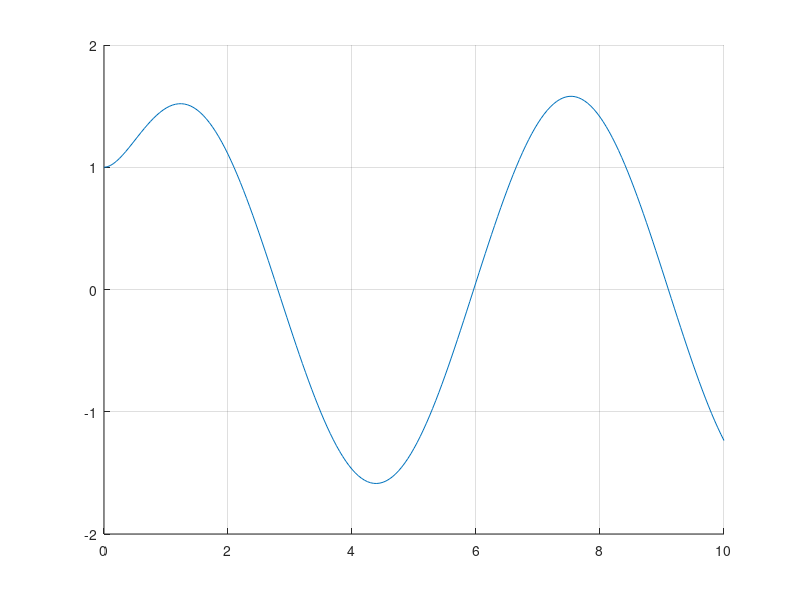
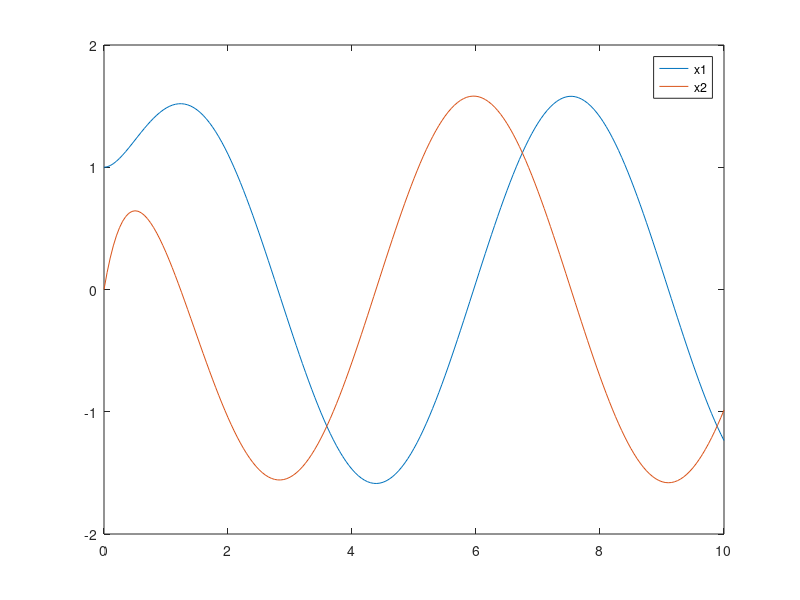
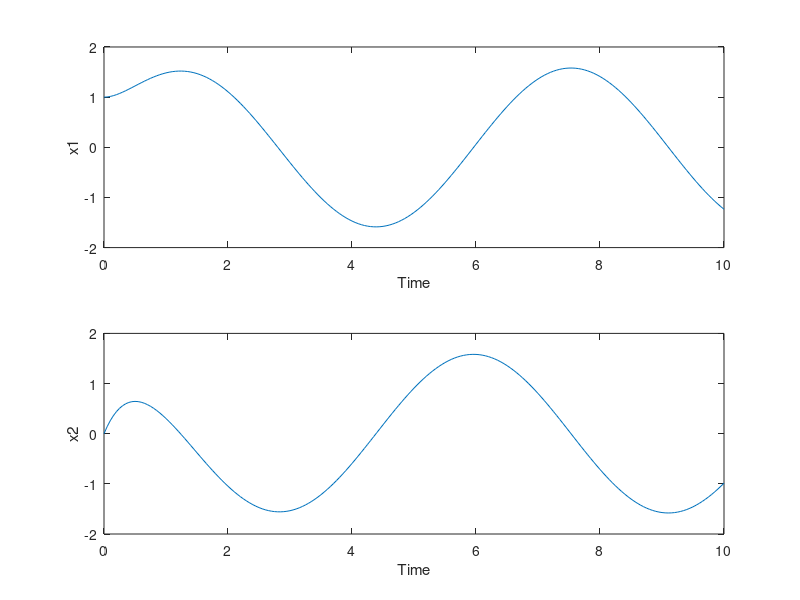

The MATLAB source for these figures, in order:
clear all;
clc;

A = [0 1;-2 -3];
B = [0;1];
C = [1 0];
D = 0;

e= ss(A,B,C,D);
t = 0:0.05:10;
u = 5*cos(t);

%a erwthma
figure1 = figure(1);
hold on;
grid on;
[y,tout,x] = lsim(e,u,t,[1;0]);
plot(t,y)

%b erwthma
figure2 = figure(2);
grid on;
plot(t,x(:,1),t,x(:,2));

legend("x1","x2");

%c erwthma
figure3 = figure(3);
grid on;
subplot(2,1,1);
plot(t,x(:,1));
ylabel("x1");
xlabel("Time");
subplot(2,1,2);
plot(t,x(:,2));
ylabel("x2");
xlabel("Time");


